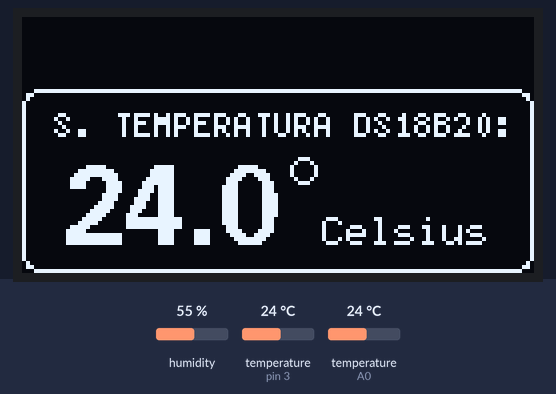
Simulated run of this sketch. Board: Arduino Uno, built with avr-gcc and run on an emulated ATmega328P. Parts: 128×64 one-colour display. Inputs (shaded band) come from the test bench; at power-on: humidity 55 %, temperature (sensors on pin 3, A0) 24 °C.

Above: at 5.0 s.
5.1 s: humidity set to 22 %
At 9.1 s:
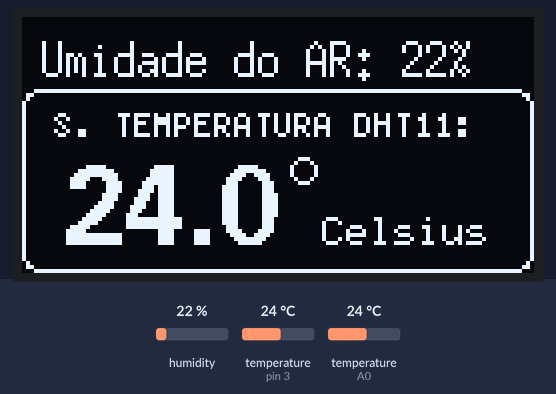
13.6 s: temperature (sensor on pin 3) set to 12 °C
At 20.6 s:
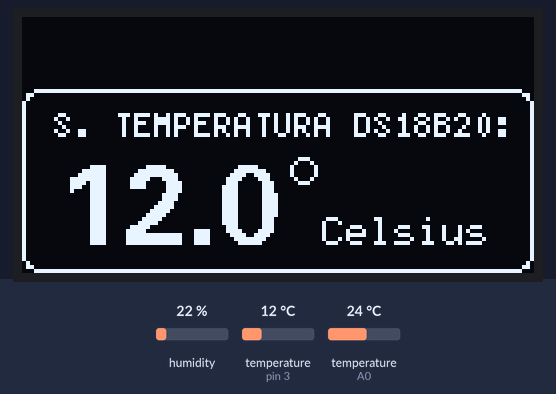
24.6 s: temperature (sensor on A0) set to 12 °C
At 31.1 s:
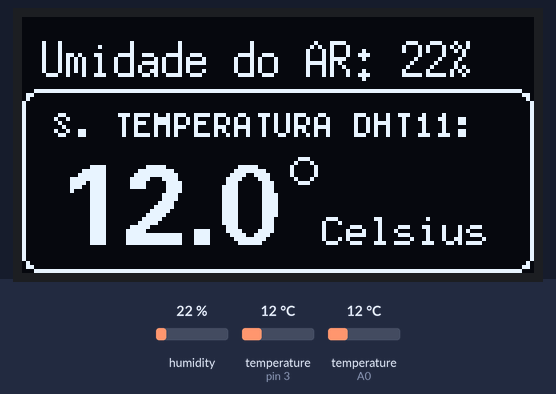
36.3 s: temperature (sensor on pin 3) set to 19 °C
At 43.3 s:
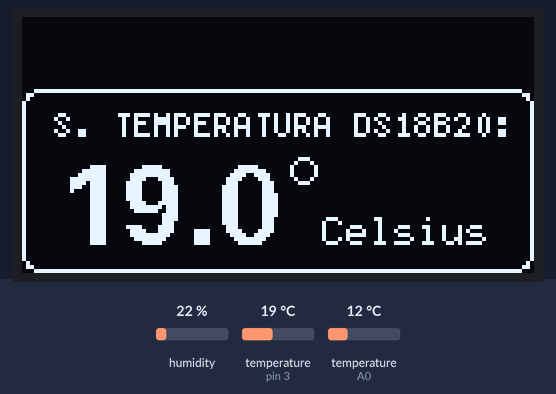
47.3 s: humidity set to 40 %
At 53.9 s:
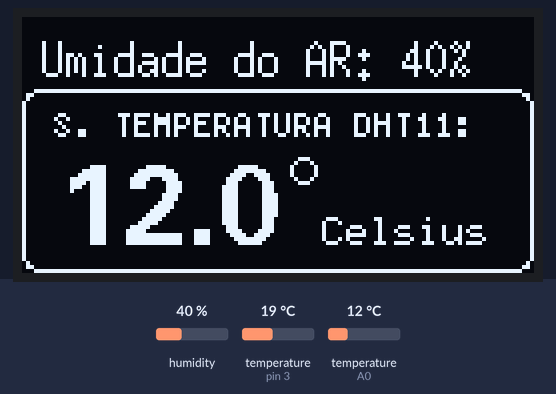
59.0 s: temperature (sensor on pin 3) set to 28 °C
At 65.4 s:
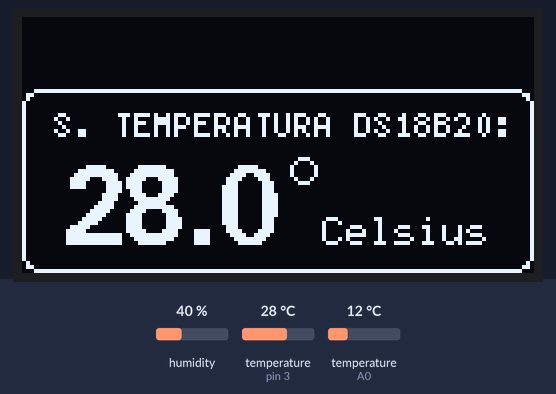
Timing chart, 0 to 66.9 s (numbered marks = the images above; inputs shaded):
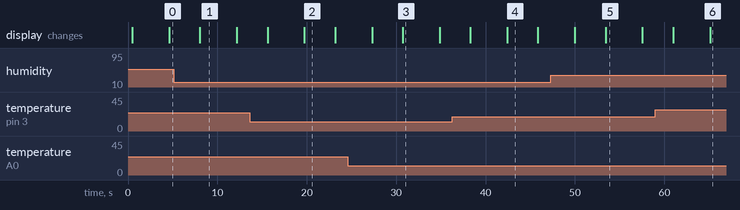

Measured:
- after the input at 5.1 s, the display: changes after 2.9 s (image 1)
- after the input at 13.6 s, the display: first differs from a run without the input after 6.1 s (image 2)
- after the input at 24.6 s, the display: first differs from a run without the input after 6.1 s (image 3)
- after the input at 36.3 s, the display: first differs from a run without the input after 6.1 s (image 4)
- after the input at 47.3 s, the display: first differs from a run without the input after 6.1 s (image 5)
- after the input at 59.0 s, the display: first differs from a run without the input after 6.1 s (image 6)
- what the display in image 1 shows lasts 4.2 s, from 8.0 s to 12.2 s

The sketch:

arduino_display_oled_example.ino
```cpp
/**
 * Autor: Clébson Luiz
 * Descrição: Projeto muito simples para monitoramento temperatura e humidade do ar com DHT11
 * e da temperatura do DS18B20 (Sensor a prova de d'agua), mostrando as informações no display
 * oled SSD1306 128x64 0,96" I2C (Azul e Amarelo). Para isso foi usada a biblioteca u8glib
 **/

#include <OneWire.h>
#include <DallasTemperature.h>
#include <DHT.h>
#include <U8glib.h>

#define DHT11_PINO A0
#define DS18B20_PINO 3

//Sensor DS18B20
OneWire pino(DS18B20_PINO);
DallasTemperature ds18b20(&pino);
DeviceAddress sensor;

//Sensor DHT11
DHT dht(DHT11_PINO, DHT11);

//Display OLED SSD1306 128x64 pixels
U8GLIB_SSD1306_128X64 u8g(U8G_I2C_OPT_NO_ACK);  // Display which does not send AC

void setup(void)
{
//  Serial.begin(9600);

  // Configurações inicias do display
  if ( u8g.getMode() == U8G_MODE_R3G3B2 ) {
    u8g.setColorIndex(255);     // white
  }
  else if ( u8g.getMode() == U8G_MODE_GRAY2BIT ) {
    u8g.setColorIndex(3);         // max intensity
  }
  else if ( u8g.getMode() == U8G_MODE_BW ) {
    u8g.setColorIndex(1);         // pixel on
  }
  else if ( u8g.getMode() == U8G_MODE_HICOLOR ) {
    u8g.setHiColorByRGB(255,255,255);
  }

  dht.begin();

  ds18b20.begin();
  ds18b20.getAddress(sensor, 0);
}

void loop(void)
{
  u8g.firstPage(); // Colocando o ponteiro de desenho no inicio da tela do display
  do
  {
    draw_dht(); // Desenha informações do DHT11
  } while( u8g.nextPage() );
  u8g.firstPage(); // Colocando o ponteiro de desenho no inicio da tela do display
  delay(3000);
  ds18b20.requestTemperatures(); // Atualiza informações de temperatura
  do
  {
    draw_ds18(); // Desenha informações do DS18B20
  } while( u8g.nextPage() );
  delay(3000);
}

/**
  * Função usada para para estilizar uma string de temperatura do DHT
  */
String dht_medicao(String msg, float valor, String escala, int casas_decimais)
{
  if (isnan(valor)) return msg + "N/D";
  return msg + String(valor, casas_decimais) + escala;
}

/**
  * Função usada para desenhar no corpo principal azul do display
  */
void draw_temperatura_box(String msg, float valor, String escala){
  if (isnan(valor)) valor = 0.0;
  u8g.setFont(u8g_font_5x7);
  u8g.drawStr( 8, 30, msg.c_str());
  u8g.setFont(u8g_font_fub20);
  u8g.drawStr( 10, 57, String(valor, 1).c_str());
  u8g.setFont(u8g_font_6x10);
  if(valor < 0)
    u8g.drawCircle( 75, 38, 3);
  else
    u8g.drawCircle( 70, 38, 3);
  u8g.drawStr( 75, 57, escala.c_str());
  u8g.drawRFrame(0,18, 128, 46, 4);
}

/**
  * Função usada para desenhar no topo amarelo do display
  */
void draw_topo_msg(String msg){
  u8g.setFont(u8g_font_6x13);
  u8g.drawStr( 5, 15, msg.c_str());
}

/**
  * Função usada para desenhar as informações de temperatura e humidade do DHT11 no display
  */
void draw_dht()
{
  draw_topo_msg(dht_medicao("Umidade do AR: ", dht.readHumidity(), "%", 0));
  draw_temperatura_box("S. TEMPERATURA DHT11:", dht.readTemperature(), "Celsius");
}
/**
  * Função usada para desenhar as informaões de temperatura do sensor a prova d'agua DS18B20 no display
  */
void draw_ds18()
{
  draw_temperatura_box("S. TEMPERATURA DS18B20:", ds18b20.getTempC(sensor), "Celsius");
}
```
